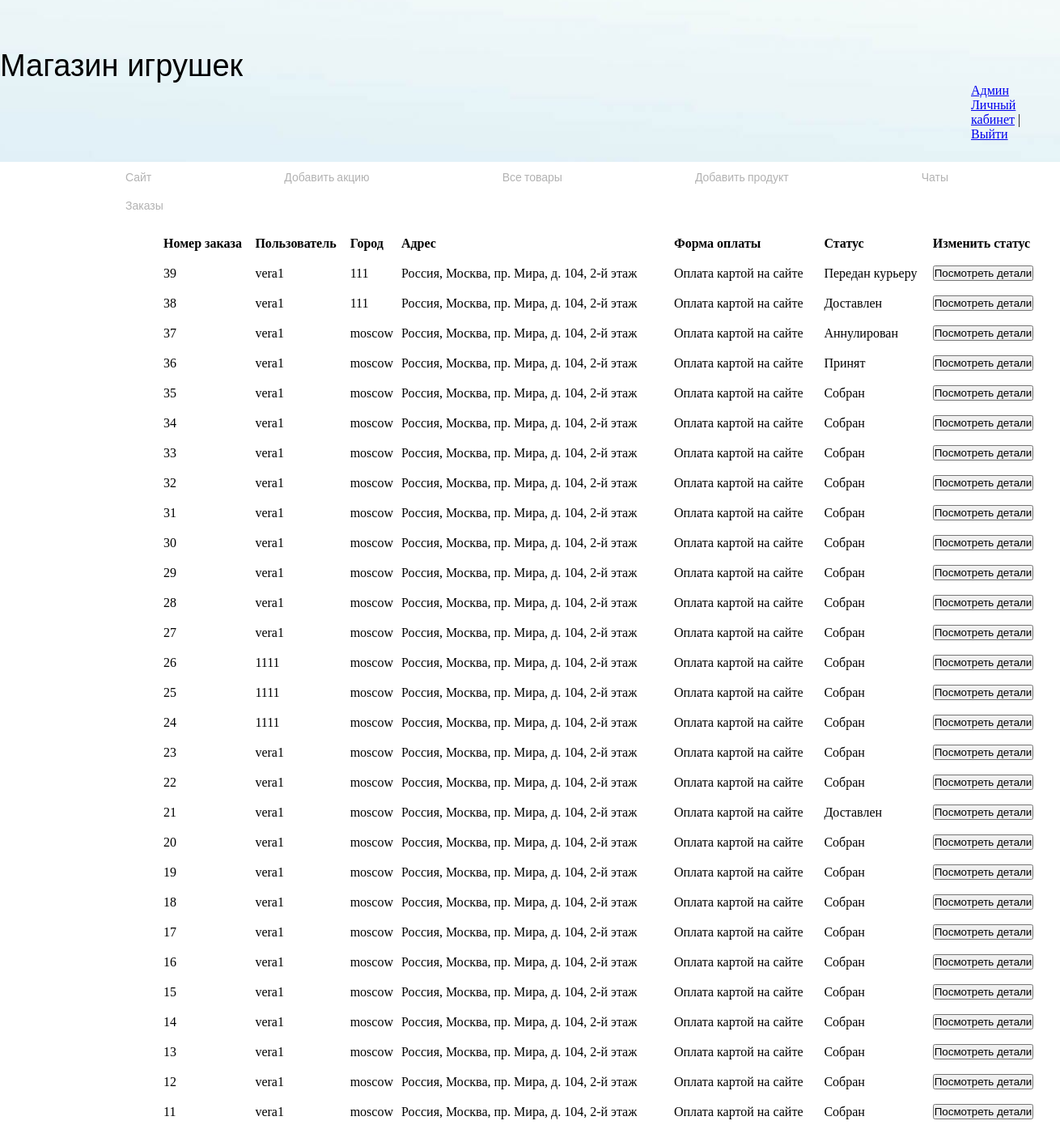
Before: /admin_app/orders_list/ (signed in) with the older database file.
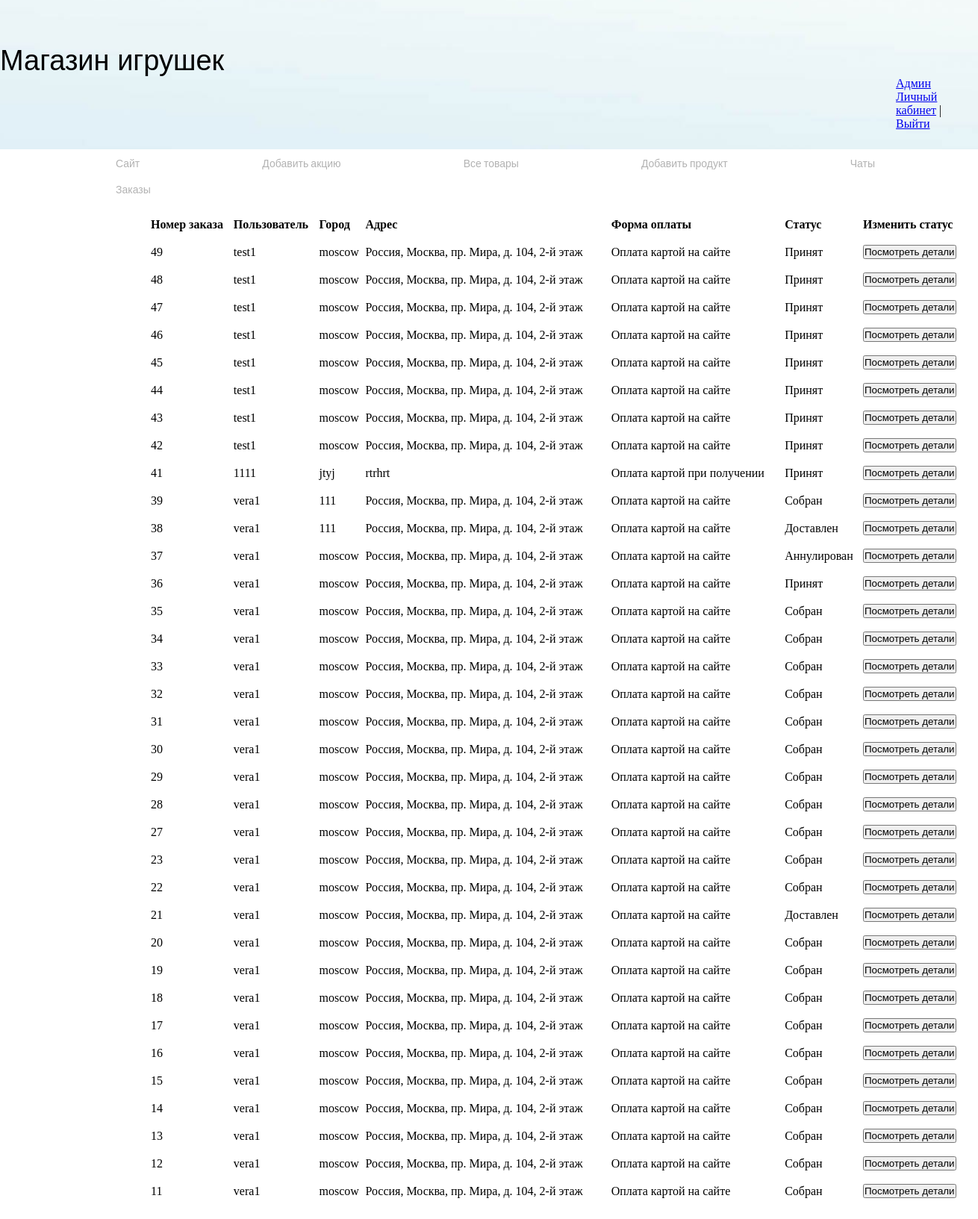
After: the same page with the newer database file.
### orders/models.py (models this page shows, shortened)
class Order(models.Model):
    PAYMENT_METHOD = (
        ('1', 'Оплата картой на сайте'),
        ('2', 'Оплата картой при получении'),
        ('3', 'Оплата наличными при получении')
    )
    ORDER_STATUS = (
        ('1', 'Принят'),
        ('2', 'Собран'),
        ('3', 'Передан курьеру'),
        ('4', 'Доставлен'),
        ('5', 'Аннулирован')
    )
    user = models.ForeignKey('user.User', on_delete=models.CASCADE, verbose_name='Пользователь',
                             related_name="user_basket")
    address = models.CharField(max_length=250)
    city = models.CharField(max_length=100)
    created = models.DateTimeField(auto_now_add=True)
    paid = models.CharField('метод оплаты', max_length=100, choices=PAYMENT_METHOD, default='1')
    order_status = models.CharField('Статус Заказа', max_length=100, choices=ORDER_STATUS, default='1')
    class Meta:
        ordering = ('-created',)
        verbose_name = 'Заказ'
        verbose_name_plural = 'Заказы'

### user/models.py (models this page shows)
class User(AbstractUser):
    phone = models.CharField('телефон', validators=[phone_validator], max_length=13, unique=True)
    def __str__(self):
        return self.username

### admin_app/views.py (the view)
# urls.py: path('orders_list/', views.orders_list, name='orders_list'),
@login_required
def orders_list(request):
    if request.user.is_superuser:
        order_list = Order.objects.all()
        return render(request, 'admin_app/orders_list.html',
                      {'order_list': order_list})
    else:
        return redirect('shop:title')

### cart/context_processors.py (called while the page is built)
def cart(request):
    return {'cart': Cart(request)}

### admin_app/templates/admin_app/orders_list.html (shortened to what this page needs)
{% extends "admin_app/base.html" %}
{% block content %}
<table class="cart">
    <thead>
      <tr class="spaceUnder">
        <th>Номер заказа</th>
        <th>Пользователь</th>
        <th>Город</th>
        <th>Адрес</th>
        <th>Форма оплаты</th>
        <th>Статус</th>
        <th>Изменить статус</th>
      </tr>
    </thead>
    <tbody>
    {% for order in order_list %}
    <tr class="spaceUnder">
        <td>{{order.id}}</td>
        <td>{{order.user}}</td>
        <td>{{order.city}}</td>
        <td>{{order.address}}</td>
        <td>{{ order.get_paid_display }}</td>
        <td>{{ order.get_order_status_display }}</td>
        <td><form action="{% url 'admin_app:order_detail' order.id %}">
        <button type="submit">Посмотреть детали</button>
        </form></td>
    </tr>
    {% endfor %}
    </tbody>
</table>
{% endblock %}

Changed rows visible on the page:
removed Order: id "26", user "1111", city "moscow", address "Россия, Москва, пр. Мира, д. 104, 2-й этаж", paid "Оплата картой на сайте", order_status "Собран"
removed Order: id "25", user "1111", city "moscow", address "Россия, Москва, пр. Мира, д. 104, 2-й этаж", paid "Оплата картой на сайте", order_status "Собран"
removed Order: id "24", user "1111", city "moscow", address "Россия, Москва, пр. Мира, д. 104, 2-й этаж", paid "Оплата картой на сайте", order_status "Собран"
added Order: id "49", user "test1", city "moscow", address "Россия, Москва, пр. Мира, д. 104, 2-й этаж", paid "Оплата картой на сайте", order_status "Принят"
added Order: id "48", user "test1", city "moscow", address "Россия, Москва, пр. Мира, д. 104, 2-й этаж", paid "Оплата картой на сайте", order_status "Принят"
added Order: id "47", user "test1", city "moscow", address "Россия, Москва, пр. Мира, д. 104, 2-й этаж", paid "Оплата картой на сайте", order_status "Принят"
added Order: id "46", user "test1", city "moscow", address "Россия, Москва, пр. Мира, д. 104, 2-й этаж", paid "Оплата картой на сайте", order_status "Принят"
added Order: id "45", user "test1", city "moscow", address "Россия, Москва, пр. Мира, д. 104, 2-й этаж", paid "Оплата картой на сайте", order_status "Принят"
added Order: id "44", user "test1", city "moscow", address "Россия, Москва, пр. Мира, д. 104, 2-й этаж", paid "Оплата картой на сайте", order_status "Принят"
added Order: id "43", user "test1", city "moscow", address "Россия, Москва, пр. Мира, д. 104, 2-й этаж", paid "Оплата картой на сайте", order_status "Принят"
added Order: id "42", user "test1", city "moscow", address "Россия, Москва, пр. Мира, д. 104, 2-й этаж", paid "Оплата картой на сайте", order_status "Принят"
added Order: id "41", user "1111", city "jtyj", address "rtrhrt", paid "Оплата картой при получении", order_status "Принят"
changed Order id 39: order_status "Передан курьеру" → "Собран"
